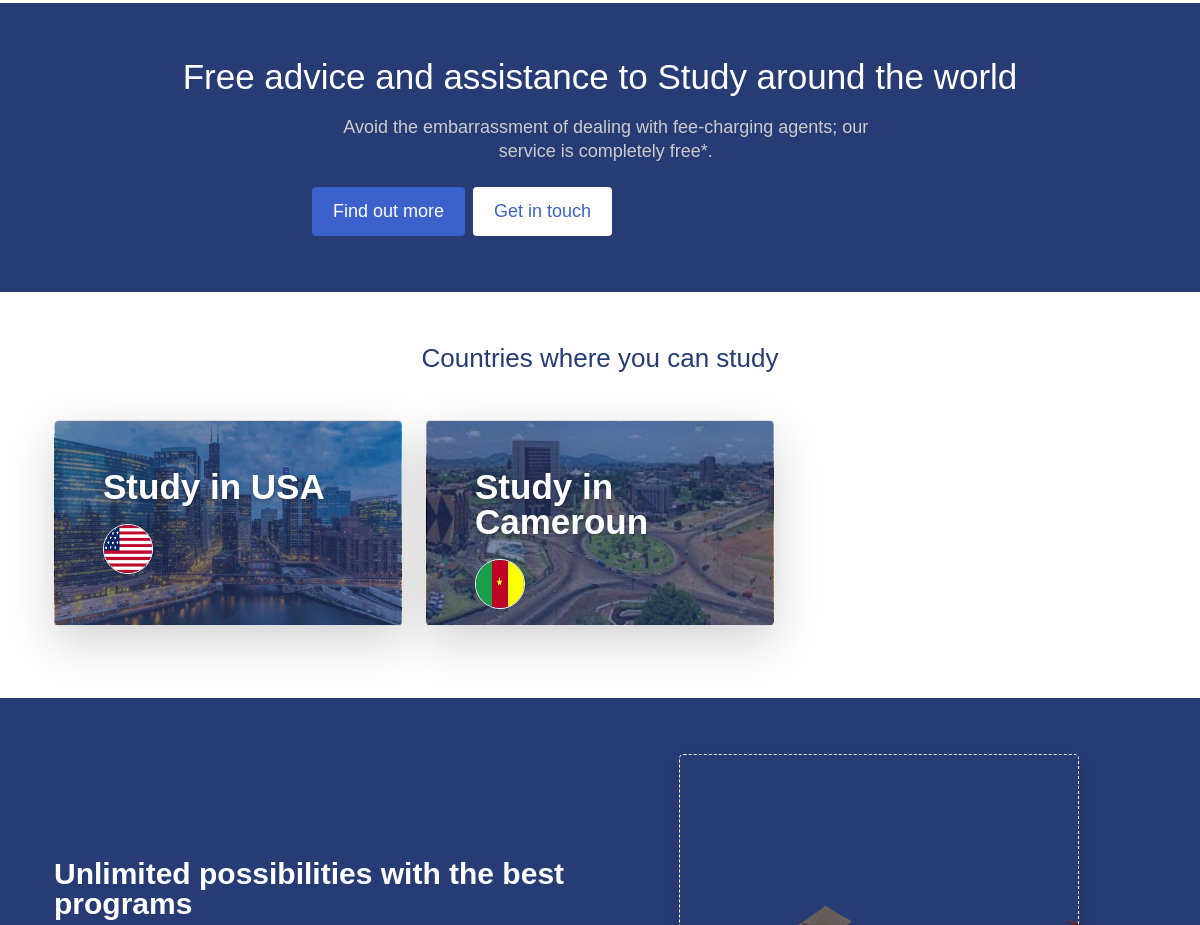
/ (middle part), run on an earlier commit of the app's database.
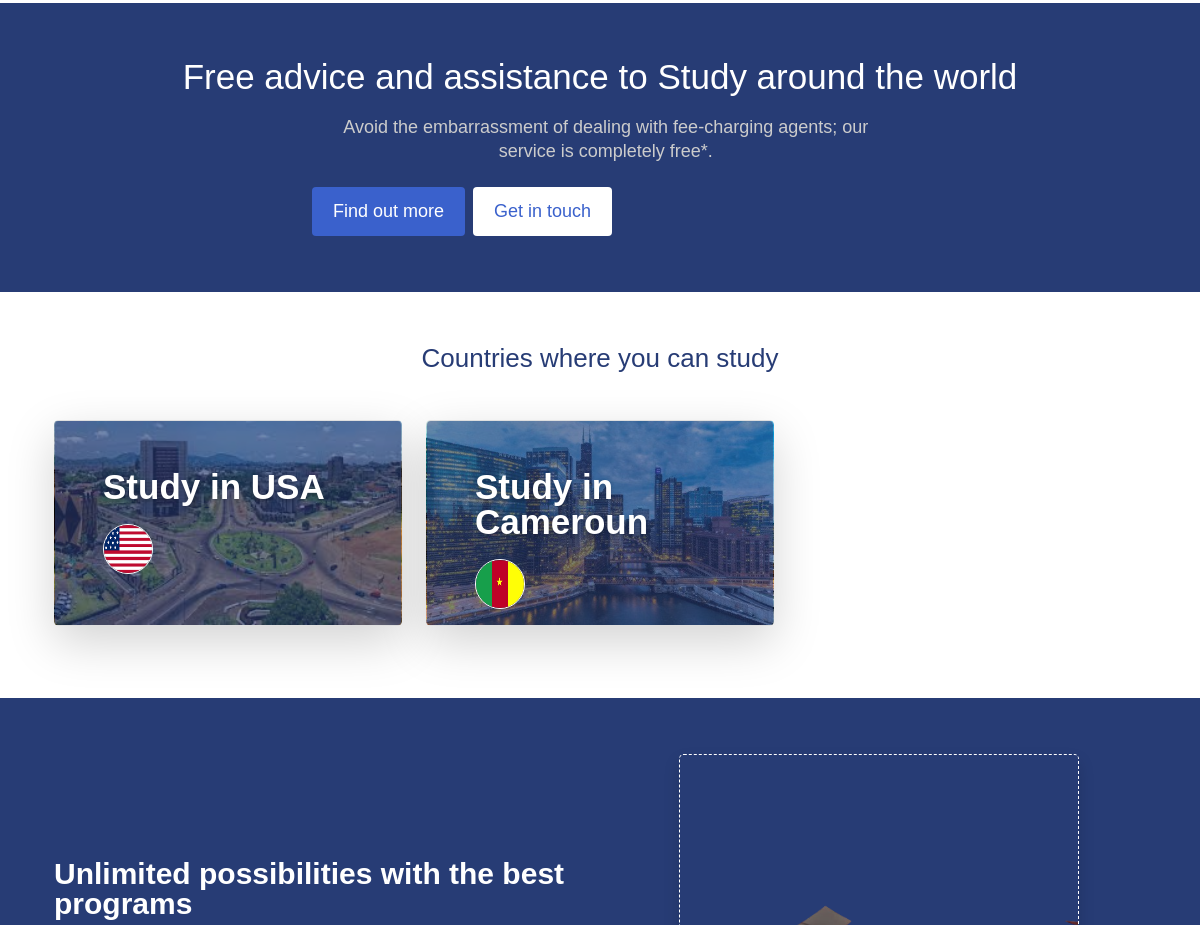
And on a later commit of the database.
### main/models.py (models this page shows, shortened)
class Country(models.Model):
    country_name = models.CharField(max_length=254, null=True, blank=True)
    map_latitud = models.IntegerField(null=True, blank=True)
    map_longitud = models.IntegerField(null=True, blank=True)
    country_flag = models.ImageField(default = 'default.png', upload_to = 'countries-flags/%Y/%m/%d/')
    country_image = models.ImageField(default = 'default.png', upload_to = 'countries-images/%Y/%m/%d/')
    country_description = RichTextField(null = True, blank = True)
    date_created = models.DateTimeField(auto_now_add=True, blank=True, null=True)
    last_update = models.DateTimeField(null=True, blank=True)
    set_draft = models.BooleanField(default=True)
    class Meta:
        verbose_name = 'Country'
        verbose_name_plural = 'Countries'

### main/views.py (the view)
# urls.py: path('', views.index, name='index'),
def index(request):
    category_to_navebar = ProgramCategory.objects.all().filter(set_draft = False, set_featured = True)
    feature_program = Program.objects.all().filter(set_featured = True, set_draft = False).order_by('-date_created')[:16]
    featured_coutries = Country.objects.all().filter(set_draft = False).order_by('-date_created')[:6]
    featured_universities = University.objects.all().filter(set_draft = False).order_by('-date_created')[:6]
    featured_post = BlogPost.objects.all().filter(set_draft = False, set_featured = True).order_by('-date_created')[:8]
    context = {
        'featured_universities':featured_universities,
        'featured_coutries':featured_coutries,
        'featured_post':featured_post,
        'category_to_navebar':category_to_navebar,
        'feature_program':feature_program,
    }
    return render(request, 'main/main-home-page.html', context)

### main/templates/main/main-home-page.html (shortened to what this page needs)
{% extends 'index.html' %} {% load static %} {% block contain%}
{% include 'main/call-to-action-1.html' %}
{% include 'main/featured-countries.html' %}
{% include 'main/call-to-action-2.html' %}
{% endblock %}

### main/templates/main/featured-countries.html
{% load static %}
{% if featured_coutries %}
<main>
    <div class="container px-4 py-5" id="custom-cards">
        <div class="d-flex justify-content-center">
            <h2 style="font-size: 26px; font-weight: 500" class="main-color">Countries where you can study</h2>
        </div>
        <div class="row align-items-stretch g-4 py-4">
            {% for item in featured_coutries %}
            <div class="col-lg-4 col-md-6 col-12">
                <a style="text-decoration: none;" href="{% url 'single-country' item.country_name %}">
                    <div class="card card-cover h-100 overflow-hidden text-white rounded-3 shadow-lg" style="background-image: url('{{item.country_image.url}}');">
                        <div class="d-flex flex-column h-100 p-5 pb-3 text-white text-shadow-1 overlay">
                            <h2 class="lh-1 fw-bold position-relative">Study in {{item.country_name}}</h2>
                            <div class="row g-4 position-relative">
                                <div class="col-3">
                                    <img src="{{item.country_flag.url}}" alt="{{item.country_name}}" width="50" height="50" class="rounded-circle border border-white position-relative">
                                </div>
                            </div>
                        </div>
                    </div>
                </a>
            </div>
            {% endfor %}
        </div>
    </div>
</main>
{% endif %}

What changed in the data, as far as the page shows it:
changed Country "USA": country_image: a different picture
changed Country "Cameroun": country_image: a different picture
